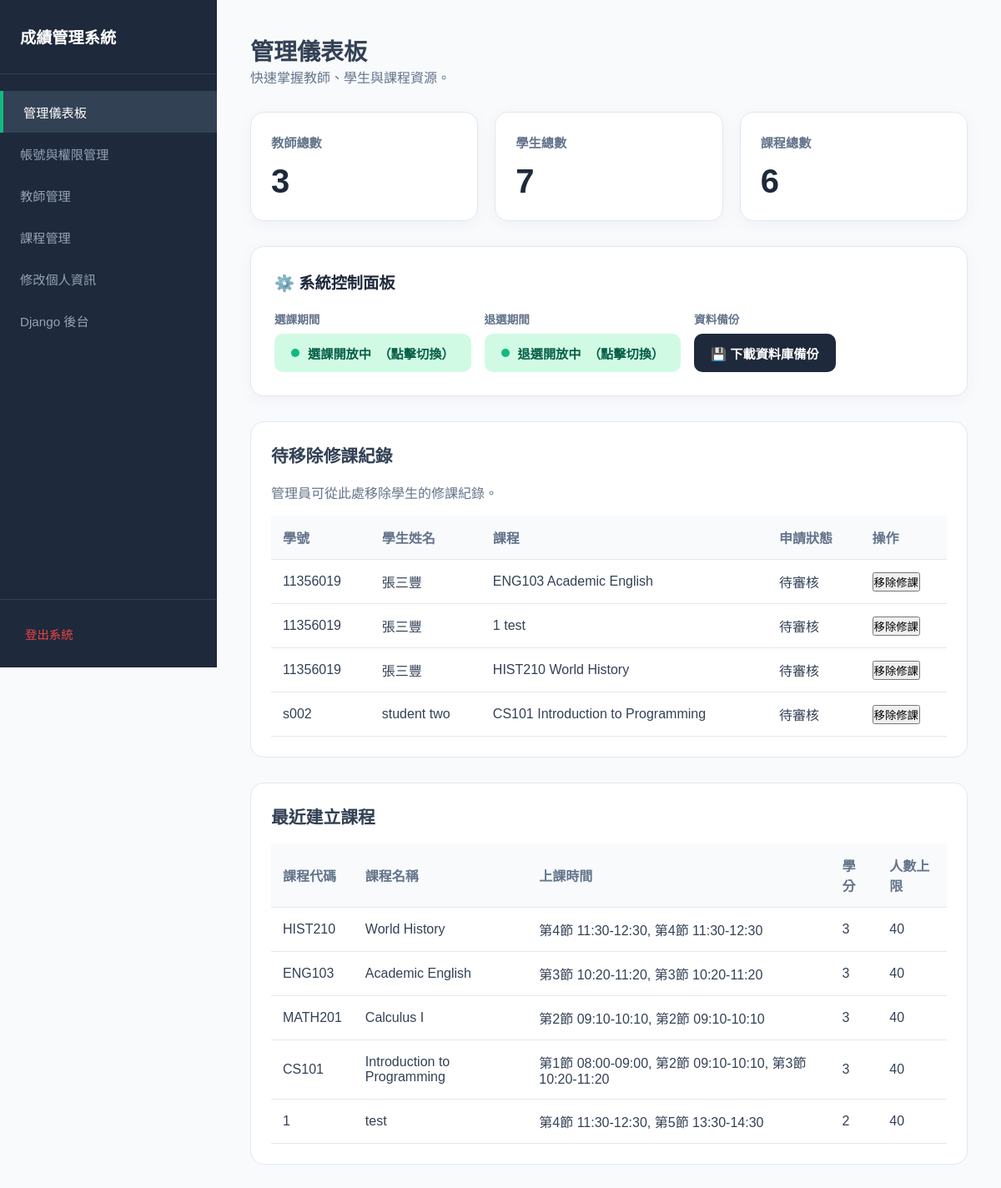
The page /accounts/admin/dashboard/ (signed in) on the database as committed earlier.
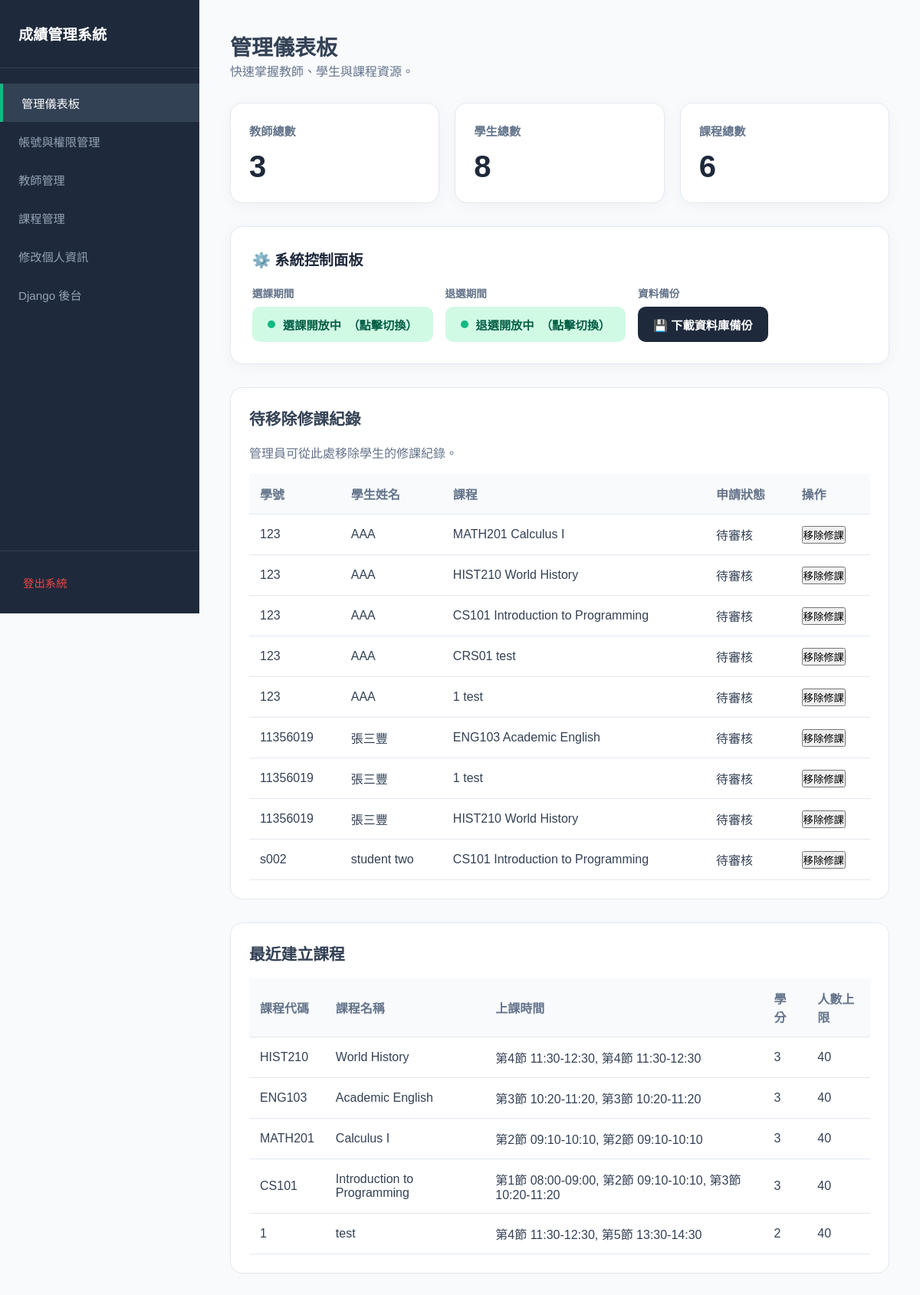
The same page on the database as committed later.
### grades/models.py (models this page shows, shortened)
class Enrollment(models.Model):
    student = models.ForeignKey(User, on_delete=models.CASCADE, verbose_name="學生", related_name='enrollments')
    course = models.ForeignKey(Course, on_delete=models.CASCADE, verbose_name="課程", related_name='enrollments')
    semester = models.CharField(max_length=20, blank=True, default='', verbose_name="學期")
    approved = models.BooleanField(default=False, verbose_name="審核通過")
    requested_at = models.DateTimeField(default=timezone.now, verbose_name="申請時間")
    midterm_grade = models.DecimalField(
        max_digits=7,
        decimal_places=2,
        null=True,
        blank=True,
        verbose_name="期中成績",
        validators=[MinValueValidator(0)],
    )
    final_grade = models.DecimalField(
        max_digits=7,
        decimal_places=2,
        null=True,
        blank=True,
        verbose_name="期末成績",
        validators=[MinValueValidator(0)],
    )
    class Meta:
        verbose_name = "選課紀錄"
        verbose_name_plural = "選課紀錄管理"

class Profile(models.Model):
    user = models.OneToOneField(User, on_delete=models.CASCADE, related_name='profile')
    full_name = models.CharField(max_length=150, blank=True, verbose_name="姓名")
    avatar = models.ImageField(upload_to='avatars/', null=True, blank=True, verbose_name="個人頭像")
    is_teacher = models.BooleanField(default=False, verbose_name="是否為教師")

class Course(models.Model):
    SCHEDULE_CHOICES = [
        ('週一', [
            ('MON_1', '第1節 08:00-09:00'),
            ('MON_2', '第2節 09:10-10:10'),
            ('MON_3', '第3節 10:20-11:20'),
            ('MON_4', '第4節 11:30-12:30'),
            ('MON_5', '第5節 13:30-14:30'),
            ('MON_6', '第6節 14:40-15:40'),
            ('MON_7', '第7節 15:50-16:50'),
            ('MON_8', '第8節 17:00-18:00'),
        ]),
        ('週二', [
            ('TUE_1', '第1節 08:00-09:00'),
            ('TUE_2', '第2節 09:10-10:10'),
            ('TUE_3', '第3節 10:20-11:20'),
            ('TUE_4', '第4節 11:30-12:30'),
            ('TUE_5', '第5節 13:30-14:30'),
            ('TUE_6', '第6節 14:40-15:40'),
            ('TUE_7', '第7節 15:50-16:50'),
            ('TUE_8', '第8節 17:00-18:00'),
        ]),
        ('週三', [
            ('WED_1', '第1節 08:00-09:00'),
            ('WED_2', '第2節 09:10-10:10'),
            ('WED_3', '第3節 10:20-11:20'),
            ('WED_4', '第4節 11:30-12:30'),
            ('WED_5', '第5節 13:30-14:30'),
            ('WED_6', '第6節 14:40-15:40'),
            ('WED_7', '第7節 15:50-16:50'),
            ('WED_8', '第8節 17:00-18:00'),
        ]),
        ('週四', [
            ('THU_1', '第1節 08:00-09:00'),
            ('THU_2', '第2節 09:10-10:10'),
            ('THU_3', '第3節 10:20-11:20'),
            ('THU_4', '第4節 11:30-12:30'),
            ('THU_5', '第5節 13:30-14:30'),
            ('THU_6', '第6節 14:40-15:40'),
            ('THU_7', '第7節 15:50-16:50'),
            ('THU_8', '第8節 17:00-18:00'),
        ]),
        ('週五', [
            ('FRI_1', '第1節 08:00-09:00'),
            ('FRI_2', '第2節 09:10-10:10'),
            ('FRI_3', '第3節 10:20-11:20'),
            ('FRI_4', '第4節 11:30-12:30'),
            ('FRI_5', '第5節 13:30-14:30'),
            ('FRI_6', '第6節 14:40-15:40'),
            ('FRI_7', '第7節 15:50-16:50'),
            ('FRI_8', '第8節 17:00-18:00'),
        ]),
    ]
    name = models.CharField(max_length=100, verbose_name="課程名稱")
    code = models.CharField(max_length=20, unique=True, verbose_name="課程號碼")
    description = models.TextField(blank=True, verbose_name="課程描述")
    schedule = models.CharField(max_length=200, blank=False, verbose_name="上課時間")
    credits = models.PositiveSmallIntegerField(default=3, verbose_name="學分數")
    teacher = models.ForeignKey(
        User,
        null=True,
        blank=True,
        on_delete=models.SET_NULL,
        related_name='teaching_courses',
        verbose_name="任課教師",
    )
    capacity = models.PositiveIntegerField(default=40, verbose_name="課程人數上限")
    @property
    def schedule_list(self):
        if not self.schedule:
            return []
        return [item.strip() for item in self.schedule.split(',') if item.strip()]
    @property
    def schedule_labels(self):
        mapping = {code: label for _, choices in self.SCHEDULE_CHOICES for code, label in choices}
        return [mapping.get(code, code) for code in self.schedule_list]
    @property
    def schedule_display(self):
        if not self.schedule_list:
            return '未設定'
        return ', '.join(self.schedule_labels)

### grades/views.py (the view)
# urls.py: path('admin/dashboard/', views.admin_dashboard, name='admin_dashboard'),
def admin_dashboard(request):
    if not request.user.is_authenticated or not request.user.is_staff:
        return redirect('login')
    teacher_count = User.objects.filter(profile__is_teacher=True).count()
    student_count = User.objects.filter(is_staff=False, profile__is_teacher=False).count()
    course_count = Course.objects.count()
    recent_courses = Course.objects.order_by('-id')[:5]
    system_settings = SystemSettings.get_settings()
    pending_enrollments = Enrollment.objects.filter(approved=False).select_related('student', 'course').order_by('-requested_at')
    return render(request, 'uiux/admin_dashboard.html', {
        'teacher_count': teacher_count,
        'student_count': student_count,
        'course_count': course_count,
        'recent_courses': recent_courses,
        'system_settings': system_settings,
        'pending_enrollments': pending_enrollments,
        'active_nav': 'admin_dashboard',
    })

### grades/models.py (called while the page is built)
    @classmethod
    def get_settings(cls):
        obj, created = cls.objects.get_or_create(id=1)
        return obj

### templates/uiux/admin_dashboard.html (shortened to what the changed rows need)
{% extends 'uiux/base_admin.html' %}
{% block content %}
<div style="margin-bottom: 30px; display: flex; justify-content: space-between; align-items: baseline;">
    <div>
        <h1 style="font-size:1.75rem;">管理儀表板</h1>
    </div>
</div>
<div class="dashboard-grid">
    <div class="dashboard-card">
        <h3>學生總數</h3>
        <div class="count">{{ student_count }}</div>
    </div>
</div>
<div class="system-controls">
    <h2>⚙️ 系統控制面板</h2>
</div>
{% if pending_enrollments %}
<div class="course-list" style="margin-bottom: 30px;">
    <h2 style="font-size:1.3rem; margin-bottom: 18px;">待移除修課紀錄</h2>
    <table>
        <thead>
            <tr>
                <th>學號</th>
                <th>學生姓名</th>
                <th>課程</th>
                <th>申請狀態</th>
                <th>操作</th>
            </tr>
        </thead>
        <tbody>
            {% for enrollment in pending_enrollments %}
            <tr>
                <td>{{ enrollment.student.username }}</td>
                <td>{{ enrollment.student.profile.full_name|default:enrollment.student.username }}</td>
                <td>{{ enrollment.course.code }} {{ enrollment.course.name }}</td>
                <td>{% if enrollment.approved %}已確認{% else %}待審核{% endif %}</td>
                <td>
                    <form method="post" action="{% url 'admin_remove_enrollment' enrollment.id %}" style="display:inline;">
                        <button type="submit" class="btn-outline">移除修課</button>
                    </form>
                </td>
            </tr>
            {% endfor %}
        </tbody>
    </table>
</div>
{% endif %}
<div class="course-list">
    <h2 style="font-size:1.3rem; margin-bottom: 18px;">最近建立課程</h2>
    {% if recent_courses %}
    <table>
        <thead>
            <tr>
                <th>課程代碼</th>
                <th>課程名稱</th>
                <th>上課時間</th>
                <th>學分</th>
                <th>人數上限</th>
            </tr>
        </thead>
        <tbody>
            {% for course in recent_courses %}
            <tr>
                <td>{{ course.code }}</td>
                <td>{{ course.name }}</td>
                <td>{{ course.schedule_display|default:'未設定' }}</td>
                <td>{{ course.credits }}</td>
                <td>{{ course.capacity }}</td>
            </tr>
            {% endfor %}
        </tbody>
    </table>
    {% else %}
    <p style="color: var(--text-muted);">目前尚無課程資料。</p>
    {% endif %}
</div>
{% endblock %}

Rows that differ between the two databases and show on the page:
added Enrollment: student.username "123", student.profile.full_name "AAA", course.code "MATH201", course.name "Calculus I", approved "待審核"
added Enrollment: student.username "123", student.profile.full_name "AAA", course.code "HIST210", course.name "World History", approved "待審核"
added Enrollment: student.username "123", student.profile.full_name "AAA", course.code "CS101", course.name "Introduction to Programming", approved "待審核"
added Enrollment: student.username "123", student.profile.full_name "AAA", course.code "CRS01", course.name "test", approved "待審核"
added Enrollment: student.username "123", student.profile.full_name "AAA", course.code "1", course.name "test", approved "待審核"
Other text that changed with them:
{{ student_count }}: "7" → "8"
